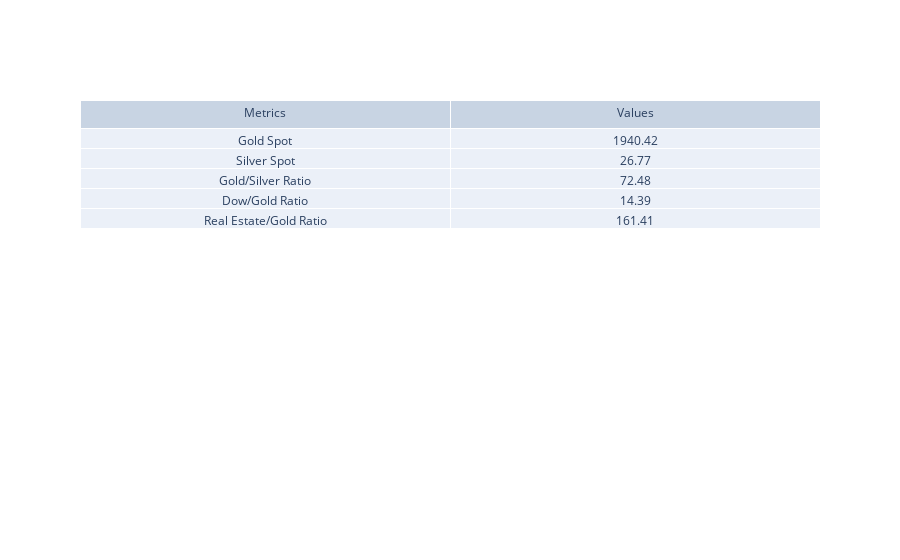

Source (notebook cell):
### Code cell
import plotly.graph_objects as go

fig = go.Figure(data=[go.Table(header=dict(values=['Metrics', 'Values']),
                 cells=dict(values=[['Gold Spot', 'Silver Spot', 'Gold/Silver Ratio', 'Dow/Gold Ratio', "Real Estate/Gold Ratio"], 
                                    [gold_price, silver_price, goldsilver_ratio, dowgold_ratio, round(re_gold_ratio, 2)]]))
                     ])
fig.show()

### Figure 1 — Plotly figure (JSON) as saved in the notebook; plotly's stock layout.template omitted (floating-point values rounded to 4 significant figures)
{"data": [{"cells": {"values": [["Gold Spot", "Silver Spot", "Gold/Silver Ratio", "Dow/Gold Ratio", "Real Estate/Gold Ratio"], [1940.0, 26.77, 72.48, 14.39, [161.4]]]}, "header": {"values": ["Metrics", "Values"]}, "type": "table"}], "layout": {"autosize": true}}
